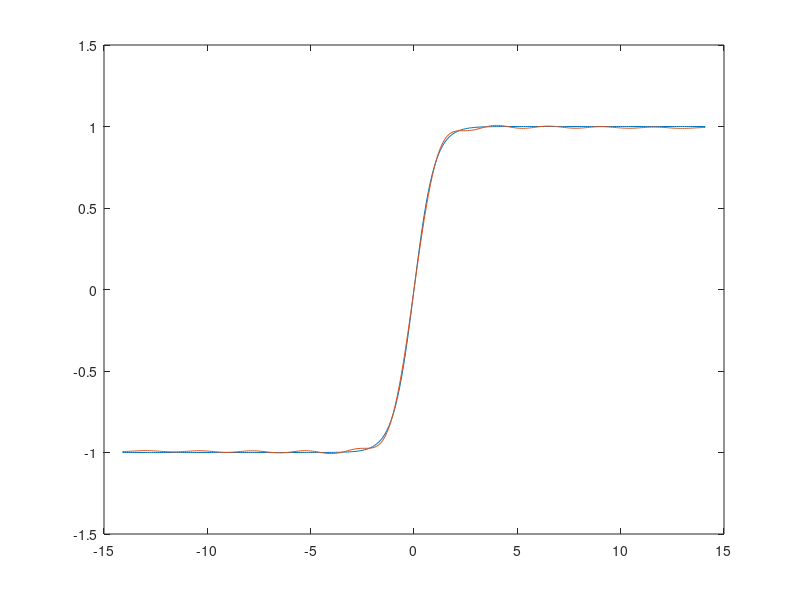
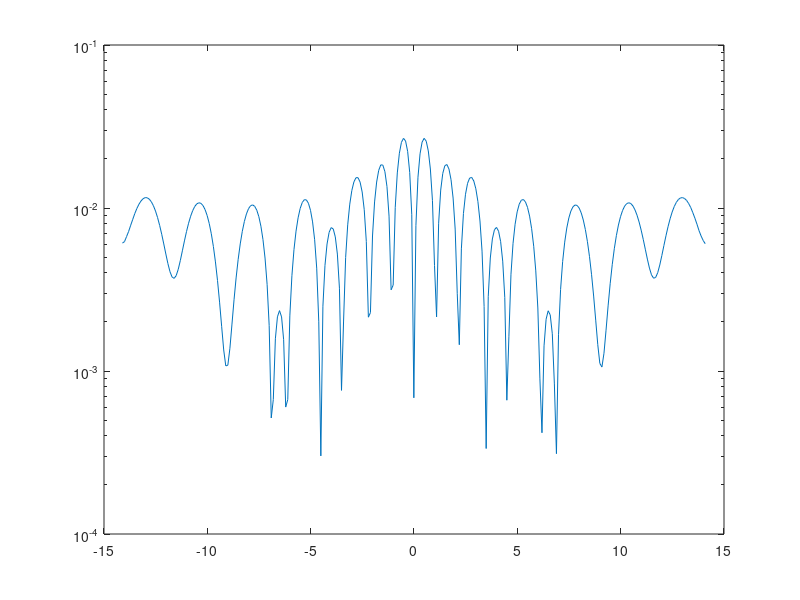

Source code (MATLAB) for these figures, in order:
clc; clear; close all;

num_partial_sum_terms_n_s = 50;

v_values = -5*pi:0.1:5*pi;

lhs = tanh(v_values);
rhs = zeros(size(v_values));

linear_convergence_constant_q_1 = 0.8129;
linear_convergence_constant_q_0 = 1.3991;

upper_radius_of_convergence_rho = ...
    linear_convergence_constant_q_1*num_partial_sum_terms_n_s ...
  + linear_convergence_constant_q_0;

r = 1.1;

adjusted_upper_radius_of_convergence_rho_v = ...
    upper_radius_of_convergence_rho / (r*max(v_values));
  
xi = 0.001:0.001:adjusted_upper_radius_of_convergence_rho_v;

for idx = 1:length(v_values)
    
    sum = 0;
    v = v_values(idx);
    
    for m = 1:num_partial_sum_terms_n_s
        
        integrand = xi.^(2*m-1).*csch((pi/2)*xi);
        integral = trapz(xi, integrand);
        numerator = (-1)^(m-1)*v^(2*m-1);
        denominator = factorial(2*m-1);
        term = integral*numerator/denominator;
        sum = sum + term;
    end
    
    rhs(idx) = sum;
    
end

error = abs(lhs - rhs);

% ends are where divergence occurs, select the convergent region
selection = abs(v_values) < max(v_values)*0.9;

figure;
plot(v_values(selection), lhs(selection));
hold on;
plot(v_values(selection), rhs(selection));

figure;
semilogy(v_values(selection), error(selection));

mse = mean(error.^2)
